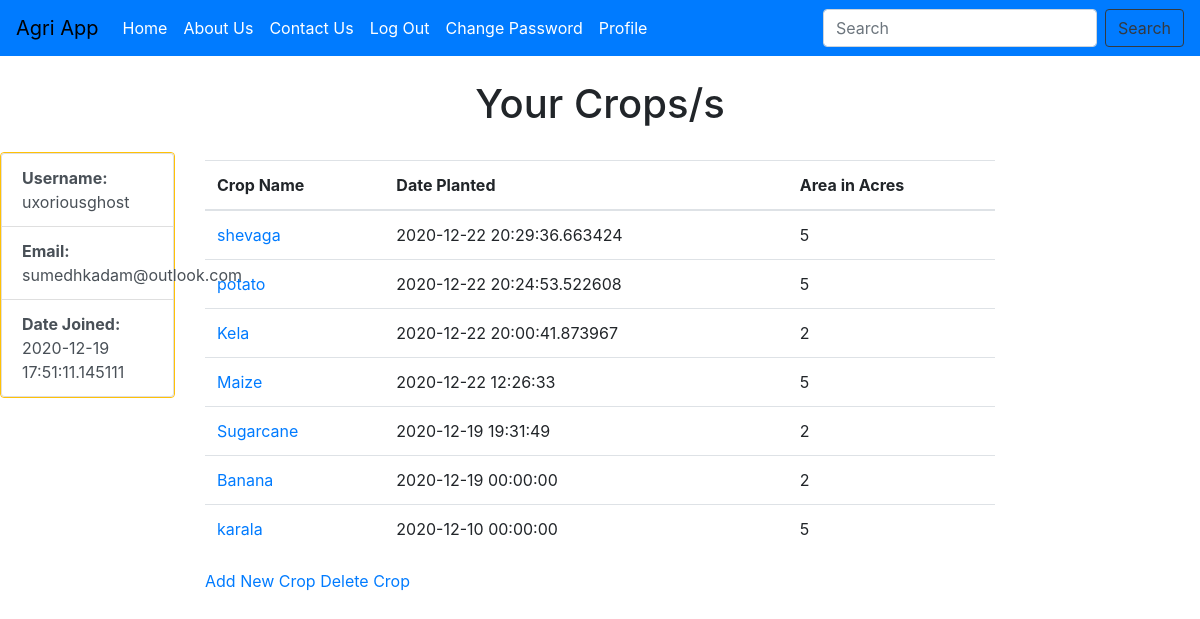
Screenshot of /profile (signed in) with the database file from the repository.
### agriapp/models.py (models this page shows, shortened)
class Users(db.Model,UserMixin):
    __tablename__ = 'users'
    id = db.Column(db.Integer,primary_key = True)
    username = db.Column(db.String(64), unique=True, nullable=False)
    email = db.Column(db.String(64), unique=True, nullable=False)
    password_hash = db.Column(db.String(124))
    date = db.Column(db.DateTime, default=datetime.utcnow)
    crops = db.relationship('Crops',backref = 'mainuser',lazy = True)
    contacts = db.relationship('Contactmsg',backref = 'mainuser',lazy = True)

class Crops(db.Model):
    __tablename__ = 'crops'
    users = db.relationship(Users)
    id = db.Column(db.Integer,primary_key = True)
    user_id = db.Column(db.ForeignKey('users.id'),nullable=False)
    crop_name = db.Column(db.String(64),nullable=False)
    date_planted = db.Column(db.DateTime, default=datetime.utcnow)
    area = db.Column(db.Integer, nullable = False)
    fertilizers = db.relationship('Fertilizers', backref = 'maincrop', lazy = True)
    water_soluble_fertilizers = db.relationship('WaterSolubleFertilizers', backref = 'maincrop', lazy = True)

### agriapp/users/views.py (the view)
@user.route("/profile")
@login_required
def profile():
    user = Users.query.filter_by(username=current_user.username).first_or_404()
    crops = Crops.query.filter_by(mainuser=user).order_by(Crops.date_planted.desc())
    return render_template('profile.html',crops=crops, user=user)

### agriapp/models.py (called while the page is built)
@login_manager.user_loader
def load_user(user_id):
    return Users.query.get(user_id)

### agriapp/templates/profile.html (shortened to what this page needs)
{% extends "base.html" %}
{% block content %}
<div class="row">
    <div class="col-md-2 pt-4"><br><br><br>
        <div class="list-group border border-warning">
            <a class="list-group-item list-group-item-action customstyle">
                <strong>Username: </strong> {{user.username}}
            </a>
            <a class="list-group-item list-group-item-action customstyle">
                <strong>Email: </strong> {{user.email}}
            </a>
            <a class="list-group-item list-group-item-action customstyle">
                <strong>Date Joined: </strong> {{user.date}}
            </a>
        </div>
    </div>
    <div class="col-md-8">
        <h1 class="pt-4" style="text-align: center;">Your Crops/s</h1>
        <div class="table-responsive pt-4">
            <table class="table">
                <thead>
                    <tr>
                        <th scope="col">Crop Name</th>
                        <th scope="col">Date Planted</th>
                        <th scope="col">Area in Acres</th>
                    </tr>
                </thead>
                <tbody>
                    {% for crop in crops %}
                    <tr>
                        <td scope="row"><a href="{{url_for('user.view_crop',viewcrop=crop.crop_name)}}">{{crop.crop_name}}</a></th>
                        <td>{{crop.date_planted}}</td>
                        <td>{{crop.area}}</td>
                    </tr>
                    {% endfor %}
                </tbody>
            </table>
        </div>
        <a href="{{url_for("user.add_crop")}}" class="button">Add New Crop</a>
        <a href="{{url_for("user.deletecrop")}}" class="button">Delete Crop</a>
    </div>
</div>
{% endblock %}

### rows the page displays
Users: username "uxoriousghost", email "sumedhkadam@outlook.com", date "2020-12-19 17:51:11.145111"
Crops: crop_name "shevaga", date_planted "2020-12-22 20:29:36.663424", area "5"
Crops: crop_name "potato", date_planted "2020-12-22 20:24:53.522608", area "5"
Crops: crop_name "Kela", date_planted "2020-12-22 20:00:41.873967", area "2"
Crops: crop_name "Maize", date_planted "2020-12-22 12:26:33", area "5"
Crops: crop_name "Sugarcane", date_planted "2020-12-19 19:31:49", area "2"
Crops: crop_name "Banana", date_planted "2020-12-19 00:00:00", area "2"
Crops: crop_name "karala", date_planted "2020-12-10 00:00:00", area "5"
